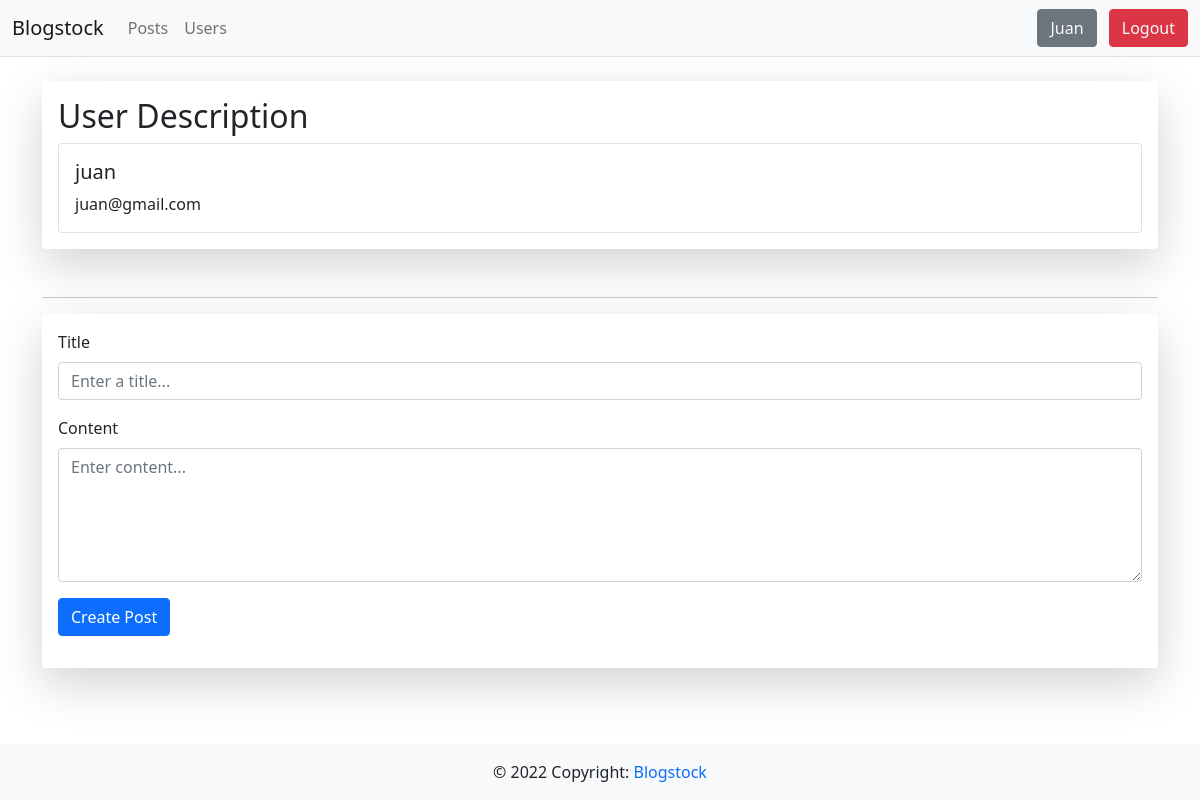
Screenshot of /user_dashboard (signed in) with the database file from the repository.
### app/models.py (models this page shows)
class User(db.Model, UserMixin):
    id = db.Column(db.Integer, primary_key=True)
    username = db.Column(db.String(150), unique=True)
    email = db.Column(db.String(150), unique=True)
    password = db.Column(db.String(255))
    posts = db.relationship('Post')

### app/views.py (the view, shortened to what this page needs)
@views.route("/user_dashboard", methods=["GET", "POST"])
@login_required
def user_dashboard_page():
    return render_template("user_dashboard.html", user=current_user)

### app/__init__.py (called while the page is built)
def create_app():
    app = Flask(__name__)
    app.config['SECRET_KEY'] = 'test'
    app.config['SQLALCHEMY_DATABASE_URI'] = f'sqlite:///{DB_NAME}'
    db.init_app(app)
    from .views import views
    app.register_blueprint(views, url_prefix="/")
    from .auth import auth
    app.register_blueprint(auth, url_prefix="/")
    from .models import User
    create_database(app)
    login_manager = LoginManager()
    login_manager.login_view = "auth.login"
    login_manager.init_app(app)
    @login_manager.user_loader
    def load_user(id):
        return User.query.get(int(id))
    @app.errorhandler(404)
    def page_not_found(error):
        return render_template("404.html", user=current_user), 404
    return app

### app/templates/user_dashboard.html (shortened to what this page needs)
{% extends "base.html" %}
{% block content %}
    <section class="shadow-lg p-3 mb-5 bg-body rounded">
        <h2>User Description</h2>
        <div class="card">
            <div class="card-body">
                <h5 class="card-title">{{ user.username }}</h5>
                <p class="card-text">{{ user.email }}</p>
            </div>
        </div>
    </section>
    <hr>
    <form class="shadow-lg p-3 mb-5 bg-body rounded" method="post">
        <div class="mb-3">
            <label for="title" class="form-label">Title</label>
            <input type="text" name="title" id="title" placeholder="Enter a title..." class="form-control">
        </div>
        <div class="mb-3">
            <label for="content" class="form-label">Content</label>
            <textarea name="content" id="content" rows="5" placeholder="Enter content..." class="form-control"></textarea>
        </div>
        <div class="mb-3">
            <button class="btn btn-primary" type="submit">Create Post</button>
        </div>
    </form>
{% endblock %}

### app/templates/base.html (shortened to what this page needs)
<!DOCTYPE html>
<html lang="en">
<head>
    <link href="https://cdn.jsdelivr.net/npm/bootstrap@5.0.2/dist/css/bootstrap.min.css" rel="stylesheet">
    <link rel="stylesheet" href="{{ url_for('static', filename='app.css') }}">
</head>
<body>
    <header class="border-bottom">
      <nav class="navbar navbar-expand-lg navbar-light bg-light">
        <div class="container-fluid">
          <a class="navbar-brand" href="{{ url_for('views.home_page') }}">Blogstock</a>
          <div class="collapse navbar-collapse" id="navbarSupportedContent">
            <ul class="navbar-nav me-auto mb-2 mb-lg-0">
              <li class="nav-item">
                <a href="{{ url_for('views.posts_page') }}" class="nav-link">Posts</a>
              </li>
              <li class="nav-item">
                <a href="{{ url_for('views.users_page') }}" class="nav-link">Users</a>
              </li>
            </ul>
            <div>
              {% if user.is_authenticated %}
                <button type="button" class="btn btn-secondary me-2">
                  <a class="text-light text-decoration-none" href="{{ url_for('views.user_dashboard_page') }}">{{user.username.title()}}</a>
                </button>
                <button type="button" class="btn btn-danger">
                  <a class="text-light text-decoration-none" href="{{ url_for('auth.logout') }}">Logout</a>
                </button>
              {% endif %}
            </div>
          </div>
        </div>
      </nav>
    </header>
    <main class="container mt-4">
      {% block content %}
      {% endblock %}
    </main>
    <footer class="bg-light text-center text-lg-start">
        <div class="text-center p-3">
          © 2022 Copyright:
          <a class="text-decoration-none" href="">Blogstock</a>
        </div>
    </footer>
</body>
</html>

### app/static/app.css (style rules this page uses)
html { min-height: 100vh; overflow-x: hidden; }
body { min-height: 100vh; display: flex; flex-direction: column; }
main { flex: 1 1 auto; }

### rows the page displays
User: username "Juan", username "juan", email "juan@gmail.com"
